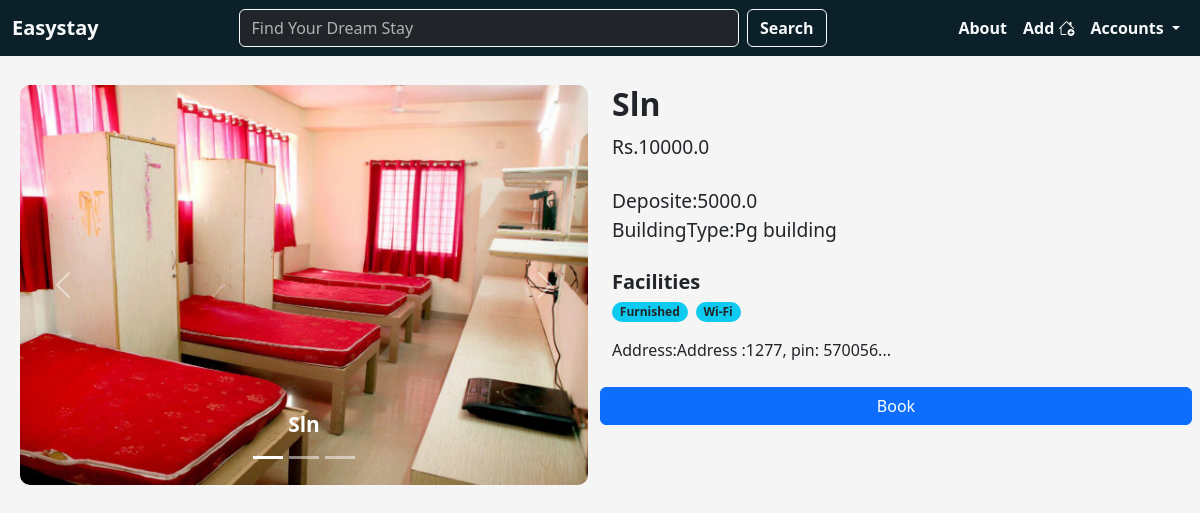
The app's page /building/3, older data.
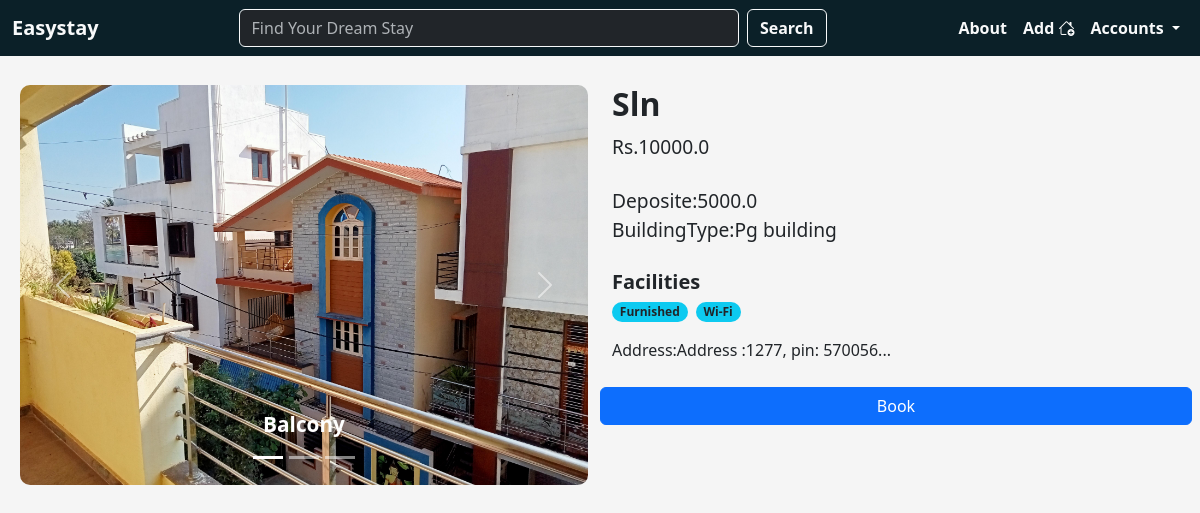
The same page, newer data.
### mainapp/models.py (models this page shows, shortened)
class Building(models.Model):
    name = models.CharField(max_length=200)
    type = models.ForeignKey(BuildingType, on_delete=models.CASCADE, related_name='building_types')
    rent_price=models.FloatField(default=00000)
    deposit=models.FloatField(default=00000)
    thumbnail=models.ImageField(upload_to='buildings/', blank=True, null=True)
    address=models.ForeignKey(Address, on_delete=models.SET_NULL, blank=True, null=True, related_name='building_address' )
    facilities = models.ManyToManyField(Facility, related_name='building_facilities')

class Facility(models.Model):
    title = models.CharField(max_length=100)

class BuildingType(models.Model):
    title = models.CharField(max_length=100)
    thumbnail = models.ImageField(upload_to='building_types/')
    def __str__(self):
        return f"{self.title.capitalize()} building"

class Address(models.Model):
    door_number = models.PositiveIntegerField()
    floor_number = models.PositiveIntegerField()
    line1 = models.TextField(max_length=200)
    line2 = models.TextField(max_length=200)
    pincode = models.PositiveIntegerField()
    state = models.CharField(max_length=50, choices=STATE_CHOICES)
    def __str__(self):
        return f"Address :{self.door_number}, pin: {self.pincode}..."

class BuildingImage(models.Model):
    title = models.CharField(max_length=200)
    img = models.ImageField('building_images/')
    building = models.ForeignKey(Building, on_delete=models.CASCADE, related_name='building_images', null=True, blank =True)

### mainapp/views.py (the view)
# urls.py: path('building/<int:pk>', views.BuildingDetails.as_view(), name= 'building_details'),
class BuildingDetails(DetailView):
    model = Building
    template_name = 'building_details.html'
    context_object_name = 'building'
    def get_context_data(self, **kwargs):
        context = super().get_context_data(**kwargs)
        images = BuildingImage.objects.filter(building=self.object)
        context['images'] = images
        facilities = self.object.facilities.all()
        context['facilities'] = facilities
        return context

### mainapp/templates/building_details.html (shortened to what this page needs)
{% extends 'base.html' %}
{% block content %}
<div class="container-fluid" id="building-details">
    <div class="row">
        <div class="col col-lg-6 col-12">
            <div id="carouselExampleCaptions" class="carousel slide">
                <div class="carousel-indicators">
                    <button type="button" data-bs-target="#carouselExampleCaptions" data-bs-slide-to="0" class="active"
                        aria-current="true" aria-label="Slide 1"></button>
                    <button type="button" data-bs-target="#carouselExampleCaptions" data-bs-slide-to="1"
                        aria-label="Slide 2"></button>
                    <button type="button" data-bs-target="#carouselExampleCaptions" data-bs-slide-to="2"
                        aria-label="Slide 3"></button>
                </div>
                <div class="carousel-inner">
                    {% if images %}
                    {% for image in images %}
                    <div class="carousel-item {% if forloop.first %}active{% endif %}">
                        <img src="{{image.img.url}}" class="d-block w-80" alt="...">
                        <div class="carousel-caption d-none d-md-block" id="caption">
                            <h5>{{image.title.capitalize}}</h5>
                        </div>
                    </div>
                    {% endfor %}
                    {% else %}
                    <div class="carousel-item active">
                        <img src="{{building.thumbnail.url}}" class="d-block w-80" alt="...">
                        <div class="carousel-caption d-none d-md-block" id="caption">
                            <h5>{{building.name.capitalize}}</h5>
                        </div>
                    </div>
                    {% endif %}
                </div>
                <button class="carousel-control-prev" type="button" data-bs-target="#carouselExampleCaptions"
                    data-bs-slide="prev">
                    <span class="carousel-control-prev-icon" aria-hidden="true"></span>
                </button>
                <button class="carousel-control-next" type="button" data-bs-target="#carouselExampleCaptions"
                    data-bs-slide="next">
                    <span class="carousel-control-next-icon" aria-hidden="true"></span>
                </button>
            </div>
        </div>
        <div class="col col-12 col-lg-6">
            <h2>
                {{building.name.capitalize}}
            </h2>
            <p>
                Rs.{{building.rent_price}}
            </p>
            <p>
                Deposite:{{building.deposit}}<br>
                BuildingType:{{building.type}}<br>
            <div class="mb-3">
                <h5 class="fw-semibold">Facilities</h5>
                {% if facilities %}
                <div class="d-flex flex-wrap gap-2">
                    {% for facility in facilities %}
                    <span class="badge rounded-pill bg-info text-dark">{{ facility.title }}</span>
                    {% endfor %}
                </div>
                {% else %}
                <span class="text-muted">No facilities listed</span>
                {% endif %}
            </div>
            Address:{{building.address}}
            </p>
            <div class="row">
                {% if user.is_staff %}
                <a href="{% url 'add_pictures' building.pk %}" class="col-sm-4 btn btn-secondary">Add Pictures</a>
                <a href="{% url 'updatebuilding' building.pk %}" class="col-sm-4 btn btn-warning">Update</a>
                <a href="{% url 'deletebuilding' building.pk %}" class="col-sm-4 btn btn-danger">Delete<i
                        class="bi bi-trash3-fill"></i></a>
                {% else %}
                <a href="{% url 'book' building.id %}" class="col-sm-4 btn btn-primary mx-auto">Book</a>
                {% endif %}
            </div>
        </div>
    </div>
</div>
{% endblock %}

Row changes from the older to the newer data that the page shows:
added BuildingImage: img (picture), title "Balcony"
shown differently, row unchanged: Building "Sln": name "Sln" → (not shown)
